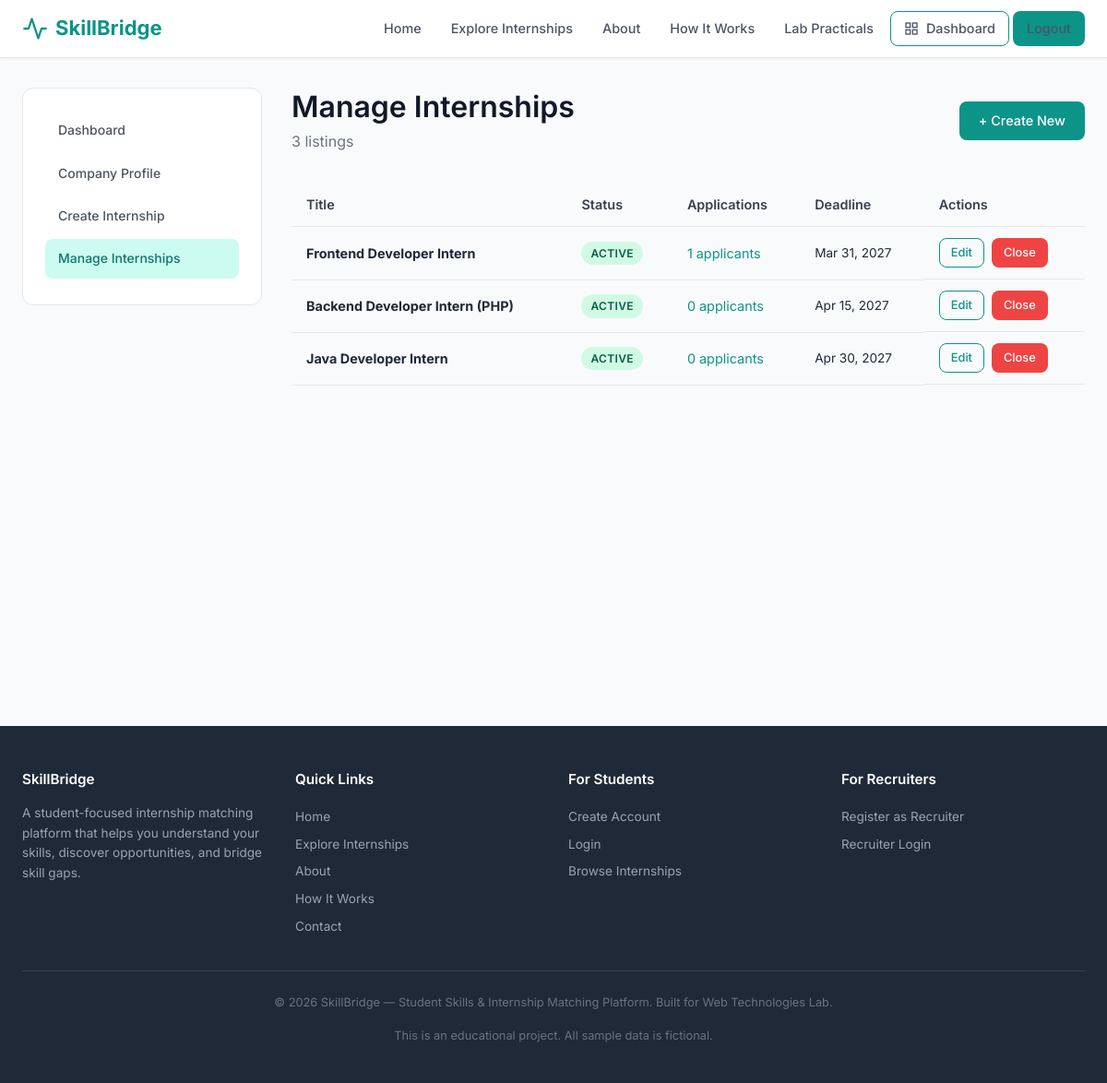
The app's page /recruiter/manage-internships.php (signed in) with its own data.
### tables this page shows
CREATE TABLE internships (
    id INT AUTO_INCREMENT PRIMARY KEY,
    recruiter_profile_id INT NOT NULL,
    title VARCHAR(200) NOT NULL,
    description TEXT NOT NULL,
    responsibilities TEXT DEFAULT NULL,
    eligibility TEXT DEFAULT NULL,
    eligible_degrees VARCHAR(255) DEFAULT NULL,     
    eligible_branches VARCHAR(255) DEFAULT NULL,    
    min_graduation_year INT DEFAULT NULL,
    max_graduation_year INT DEFAULT NULL,
    location VARCHAR(150) DEFAULT NULL,
    work_mode ENUM('remote', 'hybrid', 'onsite') DEFAULT 'remote',
    stipend_min INT DEFAULT 0,
    stipend_max INT DEFAULT 0,
    is_paid TINYINT(1) DEFAULT 1,
    duration VARCHAR(100) DEFAULT NULL,
    openings INT DEFAULT 1,
    application_instructions TEXT DEFAULT NULL,
    start_date DATE DEFAULT NULL,
    application_deadline DATE DEFAULT NULL,
    status ENUM('draft', 'active', 'closed', 'expired') DEFAULT 'active',
    career_category VARCHAR(100) DEFAULT NULL,
    is_sample TINYINT(1) DEFAULT 0,    
    created_at TIMESTAMP DEFAULT CURRENT_TIMESTAMP,
    updated_at TIMESTAMP DEFAULT CURRENT_TIMESTAMP ON UPDATE CURRENT_TIMESTAMP,
    FOREIGN KEY (recruiter_profile_id) REFERENCES recruiter_profiles(id) ON DELETE CASCADE,
    INDEX idx_status (status),
    INDEX idx_deadline (application_deadline),
    INDEX idx_career (career_category)
);

### includes/functions.php (called while the page is built, shortened)
<?php
function e(?string $str): string {
    return htmlspecialchars($str ?? '', ENT_QUOTES, 'UTF-8');
}
function formatDate(?string $date, string $format = 'M d, Y'): string {
    $timestamp = strtotime($date);
    return $timestamp ? date($format, $timestamp) : 'N/A';
}

### recruiter/manage-internships.php (the view, shortened to what this page needs)
<?php
require_once __DIR__.'/../config/database.php';require_once __DIR__.'/../includes/auth.php';require_once __DIR__.'/../includes/csrf.php';require_once __DIR__.'/../includes/functions.php';
requireRole('recruiter');$db=getDB();$rpId=getRecruiterProfileId($db);
$stmt=$db->prepare('SELECT i.*, (SELECT COUNT(*) FROM applications WHERE internship_id=i.id) AS app_count FROM internships i WHERE i.recruiter_profile_id=? ORDER BY i.created_at DESC');
$stmt->execute([$rpId]);$internships=$stmt->fetchAll();
include __DIR__.'/../includes/header.php';
?>
<div class="main-content"><div class="container"><div class="dashboard-layout"><?php include __DIR__.'/sidebar.php'; ?>
<div><div class="page-header d-flex justify-between align-center"><div><h1>Manage Internships</h1><p><?php echo count($internships); ?> listings</p></div><a href="/wtproject/recruiter/create-internship.php" class="btn btn-primary">+ Create New</a></div>
<?php if(empty($internships)): ?><div class="card"><div class="empty-state"><h3>No internships yet</h3><p>Create your first internship listing.</p></div></div>
<?php else: ?>
<div class="table-responsive"><table><thead><tr><th>Title</th><th>Status</th><th>Applications</th><th>Deadline</th><th>Actions</th></tr></thead><tbody>
<?php foreach($internships as $i): ?>
<tr><td><strong><?php echo e($i['title']); ?></strong></td>
<td><span class="badge badge-<?php echo $i['status']==='active'?'success':($i['status']==='draft'?'secondary':'danger'); ?>"><?php echo ucfirst($i['status']); ?></span></td>
<td><a href="/wtproject/recruiter/applicants.php?internship_id=<?php echo $i['id']; ?>"><?php echo $i['app_count']; ?> applicants</a></td>
<td class="text-sm"><?php echo formatDate($i['application_deadline']); ?></td>
<td class="d-flex gap-1">
<a href="/wtproject/recruiter/edit-internship.php?id=<?php echo $i['id']; ?>" class="btn btn-sm btn-outline">Edit</a>
<?php if($i['status']==='active'): ?><form method="POST" style="display:inline"><button class="btn btn-sm btn-danger">Close</button></form>
<?php elseif($i['status']!=='active'): ?><form method="POST" style="display:inline"><?php echo csrfField(); ?><input type="hidden" name="action" value="activate"><input type="hidden" name="internship_id" value="<?php echo $i['id']; ?>"><button class="btn btn-sm btn-success">Activate</button></form><?php endif; ?>
</td></tr>
<?php endforeach; ?></tbody></table></div>
<?php endif; ?>
</div></div></div></div>
<?php include __DIR__.'/../includes/footer.php'; ?>

### assets/css/style.css (style rules this page uses)
:root { --primary: #0d9488; --primary-dark: #0f766e; --primary-light: #ccfbf1; --secondary: #4f46e5; --secondary-light: #e0e7ff; --accent: #f59e0b; --success: #10b981; --danger: #ef4444; --warning: #f59e0b; --info: #3b82f6; --purple: #8b5cf6; --gray-50: #f9fafb; --gray-100: #f3f4f6; --gray-200: #e5e7eb; --gray-300: #d1d5db; --gray-400: #9ca3af; --gray-500: #6b7280; --gray-600: #4b5563; --gray-700: #374151; --gray-800: #1f2937; --gray-900: #111827; --white: #ffffff; --font-sans: 'Inter', -apple-system, BlinkMacSystemFont, 'Segoe UI', Roboto, sans-serif; --font-mono: 'Fira Code', 'Consolas', monospace; --shadow-sm: 0 1px 2px 0 rgba(0,0,0,0.05); --shadow: 0 1px 3px 0 rgba(0,0,0,0.1), 0 1px 2px -1px rgba(0,0,0,0.1); --shadow-md: 0 4px 6px -1px rgba(0,0,0,0.1), 0 2px 4px -2px rgba(0,0,0,0.1); --shadow-lg: 0 10px 15px -3px rgba(0,0,0,0.1), 0 4px 6px -4px rgba(0,0,0,0.1); --radius: 8px; --radius-lg: 12px; --transition: all 0.2s ease; }
*, *::before, *::after { margin: 0; padding: 0; box-sizing: border-box; }
html { scroll-behavior: smooth; font-size: 16px; }
body { font-family: var(--font-sans); color: var(--gray-800); background-color: var(--gray-50); line-height: 1.6; min-height: 100vh; display: flex; flex-direction: column; }
a { color: var(--primary); text-decoration: none; transition: var(--transition); }
h1, h2, h3, h4, h5, h6 { color: var(--gray-900); font-weight: 600; line-height: 1.3; margin-bottom: 0.5em; }
h1 { font-size: 2rem; }
p { margin-bottom: 1rem; }
.container { width: 100%; max-width: 1200px; margin: 0 auto; padding: 0 1.5rem; }
.main-content { flex: 1; padding: 2rem 0; }
.btn { display: inline-flex; align-items: center; gap: 0.5rem; padding: 0.625rem 1.25rem; border: 1px solid transparent; border-radius: var(--radius); font-size: 0.9rem; font-weight: 500; cursor: pointer; transition: var(--transition); text-align: center; text-decoration: none; line-height: 1.4; font-family: inherit; }
.btn-primary { background: var(--primary); color: var(--white); }
.btn-outline { background: transparent; color: var(--primary); border-color: var(--primary); }
.btn-danger { background: var(--danger); color: var(--white); }
.btn-sm { padding: 0.375rem 0.75rem; font-size: 0.8rem; }
.badge { display: inline-flex; align-items: center; padding: 0.2rem 0.625rem; border-radius: 9999px; font-size: 0.75rem; font-weight: 600; text-transform: uppercase; letter-spacing: 0.03em; }
.badge-success { background: #d1fae5; color: #065f46; }
.table-responsive { overflow-x: auto; -webkit-overflow-scrolling: touch; }
table { width: 100%; border-collapse: collapse; }
th, td { padding: 0.75rem 1rem; text-align: left; border-bottom: 1px solid var(--gray-200); font-size: 0.9rem; }
th { background: var(--gray-50); font-weight: 600; color: var(--gray-700); white-space: nowrap; }
.dashboard-layout { display: grid; grid-template-columns: 260px 1fr; gap: 2rem; min-height: calc(100vh - 140px); }
.page-header { margin-bottom: 2rem; }
.page-header h1 { margin-bottom: 0.25rem; }
.page-header p { color: var(--gray-500); margin-bottom: 0; }
.text-sm { font-size: 0.85rem; }
.d-flex { display: flex; }
.align-center { align-items: center; }
.justify-between { justify-content: space-between; }
.gap-1 { gap: 0.5rem; }

### records on screen
internships: title "Frontend Developer Intern", status "ACTIVE", app_count "1", application_deadline "Mar 31, 2027"
internships: title "Backend Developer Intern (PHP)", status "ACTIVE", app_count "0", application_deadline "Apr 15, 2027"
internships: title "Java Developer Intern", status "ACTIVE", app_count "0", application_deadline "Apr 30, 2027"

### other values on screen
$l[1] "Dashboard"
$l[1] "Company Profile"
$l[1] "Create Internship"
$l[1] "Manage Internships"
count($internships) "3"
